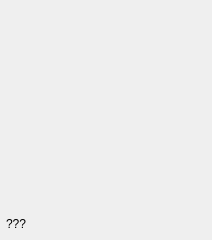
<?xml version="1.0" encoding="UTF-8"?>
<ui version="4.0">
 <class>HfdDistPanel</class>
 <widget class="QWidget" name="HfdDistPanel">
  <property name="geometry">
   <rect>
    <x>0</x>
    <y>0</y>
    <width>212</width>
    <height>240</height>
   </rect>
  </property>
  <property name="windowTitle">
   <string>Form</string>
  </property>
  <layout class="QGridLayout" name="gridLayout">
   <property name="margin">
    <number>0</number>
   </property>
   <item row="0" column="0">
    <layout class="QVBoxLayout" name="verticalLayout">
     <property name="margin">
      <number>6</number>
     </property>
     <item>
      <widget class="QwtPlot" name="mHfdDistQwtPlot">
       <property name="sizePolicy">
        <sizepolicy hsizetype="Expanding" vsizetype="Expanding">
         <horstretch>1</horstretch>
         <verstretch>1</verstretch>
        </sizepolicy>
       </property>
       <property name="minimumSize">
        <size>
         <width>200</width>
         <height>200</height>
        </size>
       </property>
      </widget>
     </item>
     <item>
      <layout class="QHBoxLayout" name="horizontalLayout" stretch="0,1">
       <property name="margin">
        <number>0</number>
       </property>
       <item>
        <widget class="QLabel" name="label_2">
         <property name="text">
          <string>???</string>
         </property>
        </widget>
       </item>
       <item>
        <widget class="QLabel" name="mLbl">
         <property name="minimumSize">
          <size>
           <width>150</width>
           <height>20</height>
          </size>
         </property>
         <property name="text">
          <string>&lt;unknown&gt;</string>
         </property>
        </widget>
       </item>
      </layout>
     </item>
    </layout>
   </item>
  </layout>
 </widget>
 <customwidgets>
  <customwidget>
   <class>QwtPlot</class>
   <extends>QFrame</extends>
   <header>qwt_plot.h</header>
  </customwidget>
 </customwidgets>
 <resources/>
 <connections/>
</ui>
